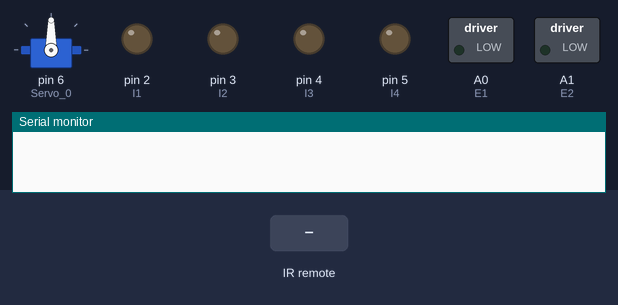
Simulated run of this sketch. Board: Arduino Uno, built with avr-gcc and run on an emulated ATmega328P. Parts: servo, switched loads named in the sketch (green lamp = pin HIGH), output pins drawn as LEDs (lit = HIGH), the last lines printed to the serial monitor. The test bench sets the inputs (shaded band).

Above: at 1.2 s.
1.3 s: infrared code 0xFFA857 received
3.1 s: infrared code 0xFFE01F received
At 4.4 s:
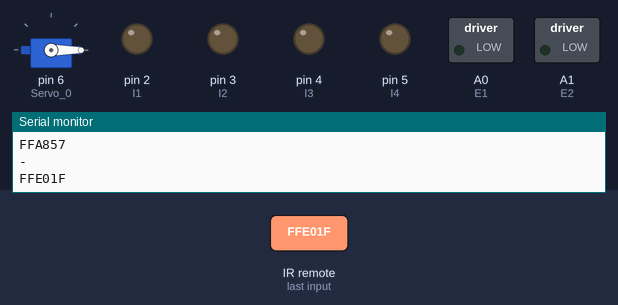
5.0 s: infrared code 0xFF18E7 received
At 6.7 s:
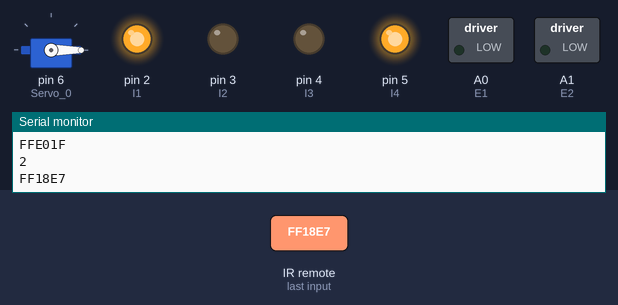
7.5 s: infrared code 0xFF5AA5 received
At 7.9 s:
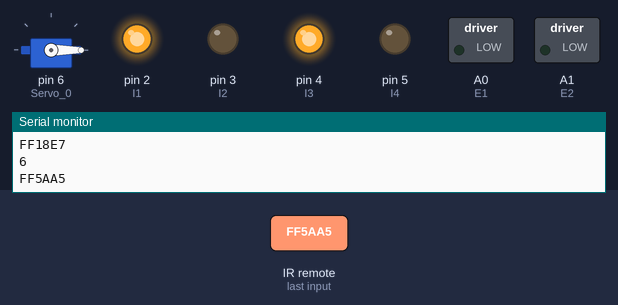
9.1 s: infrared code 0xFF10EF received
At 10.3 s:
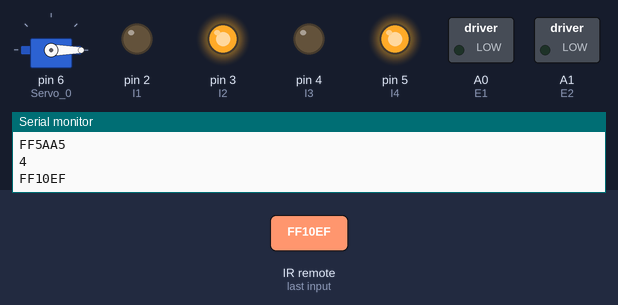
10.6 s: infrared code 0xFFA857 received
At 11.5 s:
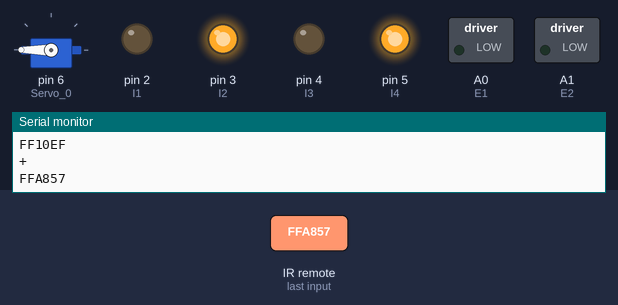
Timing chart, 0 to 13.4 s (numbered marks = the images above; inputs shaded):
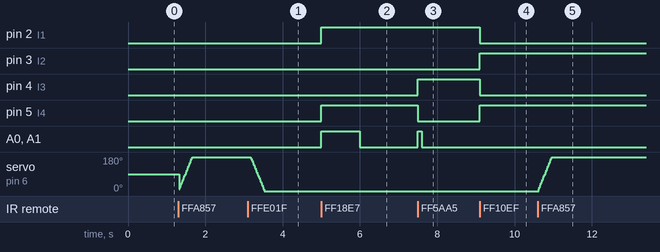

The sketch:

RemoteControlCar.ino
```cpp
#include <IRremote.h>
#include <Servo.h>

#define E1 A0 // Enable pin for motor 1
#define E2 A1 // Enable pin for motor 2
#define I1 2 // Control pin 1 for motor 1
#define I2 3 // Control pin 2 for motor 1
#define I3 4 // Control pin 1 for motor 2
#define I4 5 // Control pin 2 for motor 2

// Servo objects
Servo Servo_0;

int IR = A5; // Pin for IR sensor
IRrecv receiver(IR);
decode_results output;
unsigned long key_value = 0;
int clawFrequency = 0;


void setup() {
  Serial.begin(9600);

  // Initialize IR receiver
  receiver.enableIRIn();

  // Initialize motor
  pinMode(E1, OUTPUT);
  pinMode(E2, OUTPUT);
  pinMode(I1, OUTPUT);
  pinMode(I2, OUTPUT);
  pinMode(I3, OUTPUT);
  pinMode(I4, OUTPUT);

  // Attach the servos on pins to the servo object
  Servo_0.attach(6);
}


void loop() {
  // Process signal if received
  if (receiver.decode(&output)) {
    if (output.bits > 0) {
      if (output.value == 0XFFFFFFFF) {
        // Nothing
        output.value = key_value;
      }

      switch (output.value) {
        case 0xFFE01F:
          // Close claw
          Serial.println("-");
          for (int i = 0; i <= 20; i++) {
            if (clawFrequency >= 0) {
              clawFrequency -= 10;
            }
            delay(20);
            Servo_0.write(clawFrequency);
          }
          break ;
        case 0xFFA857:
          // Open claw
          Serial.println("+");
          for (int i = 0; i <= 20; i++) {
            if (clawFrequency <= 255) {
              clawFrequency += 10;
            }
            delay(20);
            Servo_0.write(clawFrequency);
          }
          break ;
        case 0xFF18E7:
          Serial.println("2");
          moveForward();
          break ;
        case 0xFF7A85:
          Serial.println("3");
          break ;
        case 0xFF10EF:
          Serial.println("4");
          turnLeft();
          break ;
        case 0xFF38C7:
          Serial.println("5");
          stopCar();
          break ;
        case 0xFF5AA5:
          Serial.println("6");
          turnRight();
          break ;
        case 0xFF42BD:
          Serial.println("7");
          break ;
        case 0xFF4AB5:
          Serial.println("8");
          break ;
        case 0xFF52AD:
          Serial.println("9");
          break ;
      }

      // Update key value
      key_value = output.value;
    }

    Serial.println(output.value, HEX);

    // Receive the next value
    receiver.resume();
  }
}


void moveForward() {
  // Change power of motors (calibrated)
  analogWrite(E1, 1000);
  analogWrite(E2, 1000);

  // Set direction of wheels to move forward
  digitalWrite(I1, HIGH);
  digitalWrite(I2, LOW);
  digitalWrite(I3, LOW);
  digitalWrite(I4, HIGH);

  delay(1000);

  stopCar();
}


void turnRight() {
  // Change power of motors (calibrated)
  analogWrite(E1, 200);
  analogWrite(E2, 200);

  // Set wheel directions to turn right
  digitalWrite(I1, HIGH);
  digitalWrite(I2, LOW);
  digitalWrite(I3, HIGH);
  digitalWrite(I4, LOW);

  delay(100);

  stopCar();
}


void turnLeft() {
  // Change power of motors (calibrated)
  analogWrite(E1, 100);
  analogWrite(E2, 100);

  // Set wheel directions to turn left
  digitalWrite(I1, LOW);
  digitalWrite(I2, HIGH);
  digitalWrite(I3, LOW);
  digitalWrite(I4, HIGH);

  delay(100);

  stopCar();
}


void stopCar() {
  // Turn wheels off
  analogWrite(E1, 0);
  analogWrite(E2, 0);
}
```

Measured:
- after the input at 3.1 s, servo on pin 6 (Servo_0): moves from 180° to 0° over 0.34 s, starting after 0.08 s
- after the input at 5.0 s, pin 2 (I1), pin 5 (I4): LOW → HIGH at once; A0 (E1), A1 (E2): LOW → HIGH at once, → LOW 1.0 s later
- after the input at 7.5 s, pin 4 (I3): LOW → HIGH at once; pin 5 (I4): HIGH → LOW at once; A0 (E1), A1 (E2): LOW → HIGH at once, → LOW 0.10 s later
- after the input at 9.1 s, pin 2 (I1), pin 4 (I3): HIGH → LOW at once; pin 3 (I2), pin 5 (I4): LOW → HIGH at once
- after the input at 10.6 s, servo on pin 6 (Servo_0): moves from 0° to 180° over 0.34 s, starting at once
